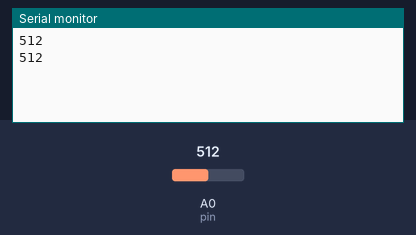
Bench run of a sketch on a simulated Arduino Uno, built with avr-gcc and run on an emulated ATmega328P. Parts: the last lines printed to the serial monitor. Inputs (shaded band) come from the test bench; at power-on: A0 (pin) = 512.

Above: at 2.2 s.
2.3 s: A0 (pin) set to 716
At 3.6 s:
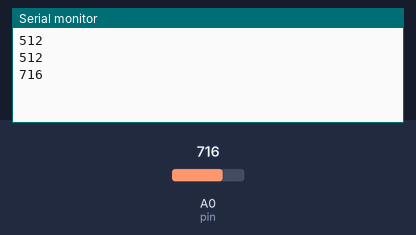
3.8 s: A0 (pin) set to 900
At 4.6 s:
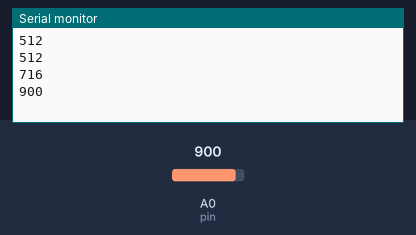
Timing chart, 0 to 6.8 s (numbered marks = the images above; inputs shaded):
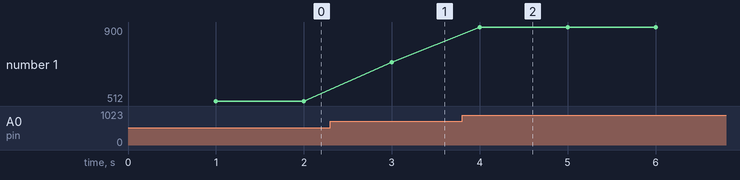

The sketch:

lab1.ino
```cpp
#include <Arduino.h>

const int pin = 14;


void setup() {
  Serial.begin(115200);
  delay(1000);
}

void loop() {
  int LRD_val = analogRead(pin);
  if(LRD_val != 0){
    Serial.println(LRD_val);
  }
  delay(1000);

}
```

Measured:
- after the input at 2.3 s, the serial monitor: prints a new line after 0.70 s (image 1)
- after the input at 3.8 s, the serial monitor: prints a new line after 0.20 s (image 2)
- plotted number 1: 512 → 716 after the input at 2.3 s, 716 → 900 after the input at 3.8 s
